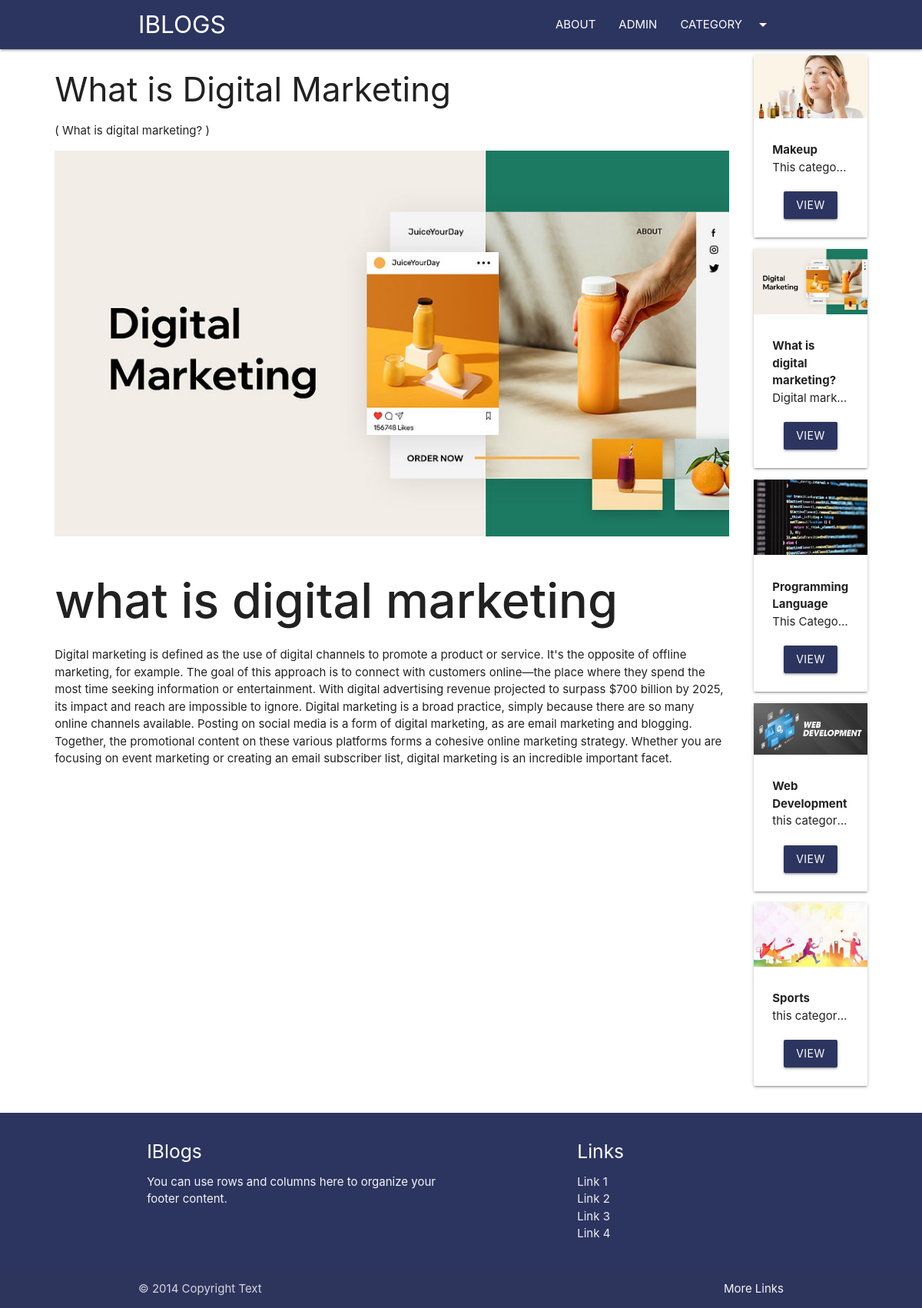
The app's page /blog/marketing with its own data.
### blog/models.py (models this page shows, shortened)
class Post(models.Model):
    post_id = models.AutoField(primary_key=True)
    title = models.CharField(max_length=100)
    content = models.TextField()
    url = models.CharField(max_length=100)
    cat = models.ForeignKey(Category, on_delete=models.CASCADE)
    image = models.ImageField(upload_to='post/')

class Category(models.Model):
    cat_id = models.AutoField(primary_key=True)
    title = models.CharField(max_length=100)
    description = models.TextField()
    url = models.CharField(max_length=100)
    image = models.ImageField(upload_to='category/')
    add_date = models.DateTimeField(auto_now_add=True,null=True)
    def img_tag(self):
        if self.image:
            return format_html('<img src="{}" style="width:40px;height:40px;" />', self.image.url)
        return "No Image"
    img_tag.short_description = "Image"

### blog/views.py (the view)
# urls.py: path('blog/<slug:url>',post),
def post(request,url):
    post = Post.objects.get(url=url)
    cats = Category.objects.all()
    return render(request,'posts.html',{'post':post,'cats':cats})

### template/posts.html (shortened to what this page needs)
{%extends 'base.html' %}
{%block content%}
<div class="container-custom">
    <div class="row">
        <div class="col s12 m10">
            <h3>{{post.title}}</h3>
            <p>( {{post.cat.title}} )</p>
            <img src="/media/{{post.image}}" class="responsive-img" alt="">
            <br>
            <p>
                {{post.content|safe}}
            </p>
        </div>
        <div class="col s12 m2">
            {% for cat in cats %}
            <div class="card item" style="margin-left:10px;">
                <div class="img-container">
                    <img src="/media/{{cat.image}}" class="responsive-img" alt="">
                </div>
                <div class="card-content">
                    <b>
                        {{cat.title}}
                    </b>
                    <p class="truncate">{{cat.description}}</p>
                    <div class="container center-align mt20">
                        <a href="/category/{{cat.url}}" class="btn bg-primary">VIEW</a>
                    </div>
                </div>
            </div>
            {%endfor%}
        </div>
    </div>
</div>
{%endblock%}

### blog/static/css/style.css (style rules this page uses)
.bg-primary { background: #2c3560 !important; }
.mt20 { margin-top:20px; }
.container-custom { width: 90%!important; margin:auto; }

### records on screen
Post: title "What is Digital Marketing", cat "What is digital marketing?", image (picture), content "what is digital marketing Digital marketing is defined as the use of digital channels to promote a product or service. It's the opposite of offline marketing, for example. The goal of this approach is to connect with customers online—the place where they spend the most time seeking information or entertainment. With digital advertising revenue projected to surpass $700 billion by 2025, its impact and reach are impossible to ignore. Digital marketing is a broad practice, simply because there are so many online channels available. Posting on social media is a form of digital marketing, as are email marketing and blogging. Together, the promotional content on these various platforms forms a…"
Category: image (picture), title "Makeup", description "This catego…"
Category: image (picture), title "What is digital marketing?", description "Digital mark…"
Category: image (picture), title "Programming Language", description "This Catego…"
Category: image (picture), title "Web Development", description "this categor…"
Category: image (picture), title "Sports", description "this categor…"
